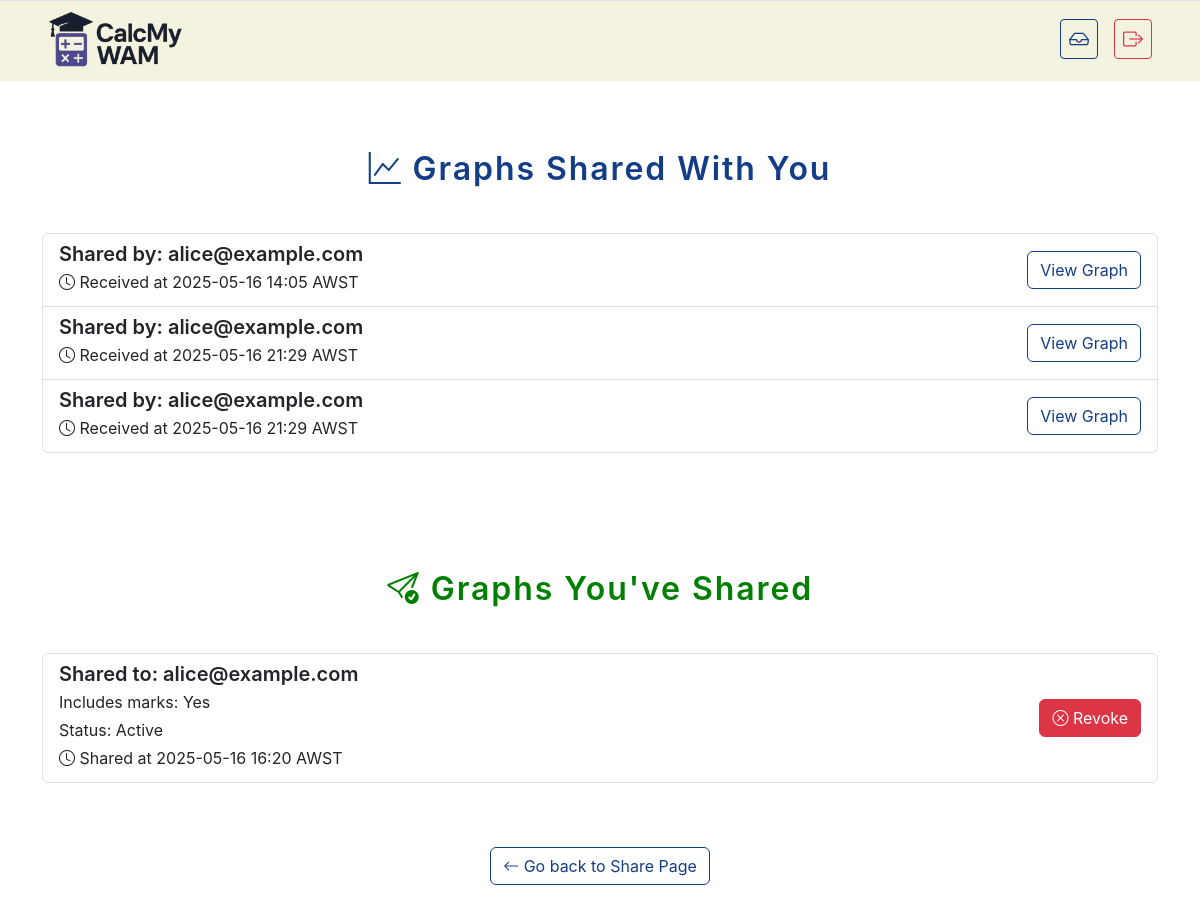
The app's page /my-shared-graphs (signed in) with its own data.
### models.py (models this page shows, shortened)
class User(UserMixin, db.Model):
  id: so.Mapped[int] = so.mapped_column(primary_key=True)
  email: so.Mapped[str] = so.mapped_column(sa.String(64), index=True, unique=True)
  password_hash: so.Mapped[Optional[str]] = so.mapped_column(sa.String(256))

### routes.py (the view)
    @app.route('/my-shared-graphs') # Inbox
    @login_required
    def my_shared_graphs():
        received = SharedGraph.query.filter_by(shared_with_id=current_user.id, is_active=True).all()
        sent = SharedGraph.query.filter_by(user_id=current_user.id, is_active=True).all()
        received_graphs = [{
            'sharer': User.query.get(s.user_id).email,
            'token': s.token,
            'include_marks': s.include_marks,
            'timestamp': s.timestamp.strftime('%Y-%m-%d %H:%M')
        } for s in received]
        sent_graphs = [{
            'recipient': User.query.get(s.shared_with_id).email,
            'token': s.token,
            'include_marks': s.include_marks,
            'is_active': s.is_active,
            'timestamp': s.timestamp.strftime('%Y-%m-%d %H:%M')
        } for s in sent]
        return render_template("my_shared_graphs.html",
                            shared_with_me=received_graphs,
                            shared_by_me=sent_graphs)

### app_factory.py (called while the page is built)
def create_app(config=None):
    app = Flask(__name__)
    app.secret_key = 'dev-secret-key'
    app.config['SQLALCHEMY_DATABASE_URI'] = 'sqlite:///goals.db'
    app.config['SQLALCHEMY_TRACK_MODIFICATIONS'] = False
    if config:
        app.config.update(config)
    db.init_app(app)
    Migrate(app, db)
    login_manager.init_app(app)
    login_manager.login_view = 'login'
    @login_manager.user_loader
    def load_user(user_id):
        return User.query.get(user_id)
    with app.app_context():
        from routes import register_routes  # move your routes to a separate file
        register_routes(app)
        db.create_all()
    return app

### templates/my_shared_graphs.html (shortened to what this page needs)
<!DOCTYPE html>
<html lang="en">
<head>
  <link href="https://cdn.jsdelivr.net/npm/bootstrap@5.3.3/dist/css/bootstrap.min.css" rel="stylesheet">
  <link rel="stylesheet" href="https://cdn.jsdelivr.net/npm/bootstrap-icons@1.10.5/font/bootstrap-icons.css">
  <link href="{{ url_for('static', filename='final-style.css') }}" rel="stylesheet">
</head>
<body class="bg-white text-dark">
  <header class="border-top pt-2 pb-2 px-5">
    <div class="d-flex justify-content-between align-items-center mb-1 pt-0">
      <a href="#" class="d-flex align-items-center gap-2">
        <img src="{{ url_for('static', filename='img/logo.png') }}" alt="CalcMyWAM Logo" height="60">
      </a>
      <div class="d-flex align-items-center gap-3">
        <a href="{{ url_for('my_shared_graphs') }}" class="btn btn-outline-primary btn-sm d-flex align-items-center fs-5 topbar-hover-btn">
          <i class="bi bi-inbox"></i>
        </a>
        <a href="{{ url_for('logout') }}" class="btn btn-outline-danger btn-sm d-flex align-items-center fs-5 topbar-hover-btn">
          <i class="bi bi-box-arrow-right"></i>
        </a>
      </div>
    </div>
  </header>
  <div class="container mt-5 pb-5">
    <h2 class="text-center text-primary mb-4"> <i class="bi bi-graph-up"></i> Graphs Shared With You</h2>
    {% if shared_with_me %}
      <div class="list-group">
        {% for g in shared_with_me %}
          <div class="list-group-item d-flex justify-content-between align-items-center">
            <div>
              <h5 class="mb-1">Shared by: {{ g.sharer }}</h5>
              <p class="mb-1"><i class="bi bi-clock"></i> Received at {{ g.timestamp }} AWST</p>
            </div>
            <a class="btn btn-outline-primary" href="{{ url_for('view_shared_graph', token=g.token) }}">View Graph</a>
          </div>
        {% endfor %}
      </div>
    {% else %}
      <p class="text-muted text-center">No graphs have been shared with you.</p>
    {% endif %}
  </div>
  <div class="container mt-5 pb-5">
    <h2 class="text-center text-primary mt-5 mb-4" style="color: green !important;"><i class="bi bi-send-check"></i> Graphs You've Shared</h2>
    {% if shared_by_me %}
      <div class="list-group">
        {% for g in shared_by_me %}
          <div class="list-group-item d-flex justify-content-between align-items-center">
            <div>
              <h5 class="mb-1">Shared to: {{ g.recipient }}</h5>
              <p class="mb-1">Includes marks: {{ 'Yes' if g.include_marks else 'No' }}</p>
              <p class="mb-1">Status: {{ 'Active' if g.is_active else 'Revoked' }}</p>
              <p class="mb-1"><i class="bi bi-clock"></i> Shared at {{ g.timestamp }} AWST</p>
            </div>
            {% if g.is_active %}
              <form method="POST" action="{{ url_for('revoke_graph', token=g.token) }}">
                <button type="button" class="btn btn-danger revoke-btn" data-token="{{ g.token }}">
                  <i class="bi bi-x-circle"></i> Revoke
                </button>
              </form>
            {% endif %}
          </div>
        {% endfor %}
      </div>
    {% else %}
      <p class="text-muted text-center">You haven't shared any graphs yet.</p>
    {% endif %}
  </div>
  <div class="d-flex justify-content-center mt-3 mb-5">
    <a href="{{ url_for('share_page') }}" class="btn btn-outline-primary">
      <i class="bi bi-arrow-left"></i> Go back to Share Page
    </a>
  </div>
</body>
</html>

### static/final-style.css (style rules this page uses)
body { font-family: "Inter", Helvetica, sans-serif; background-color: #ffffff; color: #212121; overflow-x: hidden; }
header { background-color: #f3f3e0; padding-bottom: 20px; width: 100vw; margin-left: calc(-50vw + 50%); }
h1, h2, h3, h5 { font-weight: 600; }
.text-primary { color: #133e87 !important; font-style: normal; font-weight: 600; line-height: 80px; letter-spacing: 1.92px; }
.btn-outline-primary { color: #133e87; border-color: #133e87; background-color: transparent; }

### records on screen
User: sharer "alice@example.com" "alice@example.com" "alice@example.com", recipient "alice@example.com"

### other values on screen
{{ g.timestamp }} "2025-05-16 14:05" "2025-05-16 21:29" "2025-05-16 21:29"
{{ 'Yes' if g.include_marks else 'No' }} "Yes"
{{ 'Active' if g.is_active else 'Revoked' }} "Active"
{{ g.timestamp }} "2025-05-16 16:20"
